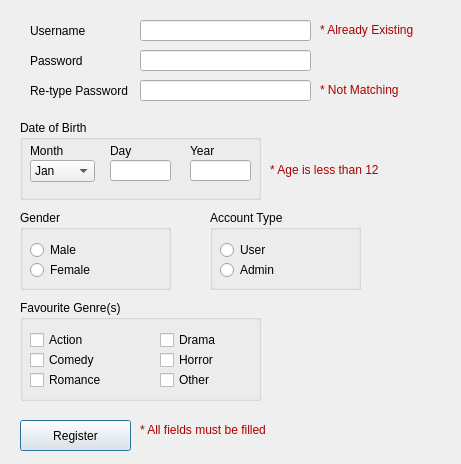
<?xml version="1.0" encoding="UTF-8"?>
<ui version="4.0">
 <class>RegisterWindow</class>
 <widget class="QDialog" name="RegisterWindow">
  <property name="geometry">
   <rect>
    <x>0</x>
    <y>0</y>
    <width>461</width>
    <height>464</height>
   </rect>
  </property>
  <property name="windowTitle">
   <string>Register</string>
  </property>
  <widget class="QLabel" name="labelUsername">
   <property name="geometry">
    <rect>
     <x>30</x>
     <y>20</y>
     <width>111</width>
     <height>21</height>
    </rect>
   </property>
   <property name="text">
    <string>Username</string>
   </property>
  </widget>
  <widget class="QLabel" name="labelPassword">
   <property name="geometry">
    <rect>
     <x>30</x>
     <y>50</y>
     <width>111</width>
     <height>21</height>
    </rect>
   </property>
   <property name="text">
    <string>Password</string>
   </property>
  </widget>
  <widget class="QLabel" name="labelRetype">
   <property name="geometry">
    <rect>
     <x>30</x>
     <y>80</y>
     <width>111</width>
     <height>21</height>
    </rect>
   </property>
   <property name="text">
    <string>Re-type Password</string>
   </property>
  </widget>
  <widget class="QGroupBox" name="groupBoxGender">
   <property name="geometry">
    <rect>
     <x>20</x>
     <y>210</y>
     <width>151</width>
     <height>80</height>
    </rect>
   </property>
   <property name="title">
    <string>Gender</string>
   </property>
   <widget class="QRadioButton" name="radioButtonMale">
    <property name="geometry">
     <rect>
      <x>10</x>
      <y>30</y>
      <width>85</width>
      <height>20</height>
     </rect>
    </property>
    <property name="text">
     <string>Male</string>
    </property>
   </widget>
   <widget class="QRadioButton" name="radioButtonFemale">
    <property name="geometry">
     <rect>
      <x>10</x>
      <y>50</y>
      <width>85</width>
      <height>20</height>
     </rect>
    </property>
    <property name="text">
     <string>Female</string>
    </property>
   </widget>
  </widget>
  <widget class="QLineEdit" name="lineEditUsername">
   <property name="geometry">
    <rect>
     <x>140</x>
     <y>20</y>
     <width>171</width>
     <height>21</height>
    </rect>
   </property>
  </widget>
  <widget class="QLineEdit" name="lineEditPassword">
   <property name="geometry">
    <rect>
     <x>140</x>
     <y>50</y>
     <width>171</width>
     <height>21</height>
    </rect>
   </property>
   <property name="echoMode">
    <enum>QLineEdit::Password</enum>
   </property>
  </widget>
  <widget class="QLineEdit" name="lineEditRetype">
   <property name="geometry">
    <rect>
     <x>140</x>
     <y>80</y>
     <width>171</width>
     <height>21</height>
    </rect>
   </property>
   <property name="echoMode">
    <enum>QLineEdit::Password</enum>
   </property>
  </widget>
  <widget class="QGroupBox" name="groupBoxGenres">
   <property name="geometry">
    <rect>
     <x>20</x>
     <y>300</y>
     <width>241</width>
     <height>101</height>
    </rect>
   </property>
   <property name="title">
    <string>Favourite Genre(s)</string>
   </property>
   <widget class="QCheckBox" name="checkBoxAction">
    <property name="geometry">
     <rect>
      <x>10</x>
      <y>30</y>
      <width>91</width>
      <height>20</height>
     </rect>
    </property>
    <property name="text">
     <string>Action</string>
    </property>
   </widget>
   <widget class="QCheckBox" name="checkBoxComedy">
    <property name="geometry">
     <rect>
      <x>10</x>
      <y>50</y>
      <width>91</width>
      <height>20</height>
     </rect>
    </property>
    <property name="text">
     <string>Comedy</string>
    </property>
   </widget>
   <widget class="QCheckBox" name="checkBoxRomance">
    <property name="geometry">
     <rect>
      <x>10</x>
      <y>70</y>
      <width>91</width>
      <height>20</height>
     </rect>
    </property>
    <property name="text">
     <string>Romance</string>
    </property>
   </widget>
   <widget class="QCheckBox" name="checkBoxDrama">
    <property name="geometry">
     <rect>
      <x>140</x>
      <y>30</y>
      <width>91</width>
      <height>20</height>
     </rect>
    </property>
    <property name="text">
     <string>Drama</string>
    </property>
   </widget>
   <widget class="QCheckBox" name="checkBoxHorror">
    <property name="geometry">
     <rect>
      <x>140</x>
      <y>50</y>
      <width>91</width>
      <height>20</height>
     </rect>
    </property>
    <property name="text">
     <string>Horror</string>
    </property>
   </widget>
   <widget class="QCheckBox" name="checkBoxOtherGenre">
    <property name="geometry">
     <rect>
      <x>140</x>
      <y>70</y>
      <width>91</width>
      <height>20</height>
     </rect>
    </property>
    <property name="text">
     <string>Other</string>
    </property>
   </widget>
  </widget>
  <widget class="QGroupBox" name="groupBoxBirth">
   <property name="geometry">
    <rect>
     <x>20</x>
     <y>120</y>
     <width>241</width>
     <height>80</height>
    </rect>
   </property>
   <property name="title">
    <string>Date of Birth</string>
   </property>
   <widget class="QLineEdit" name="lineEditYear">
    <property name="geometry">
     <rect>
      <x>170</x>
      <y>40</y>
      <width>61</width>
      <height>21</height>
     </rect>
    </property>
   </widget>
   <widget class="QComboBox" name="comboBoxMonth">
    <property name="geometry">
     <rect>
      <x>10</x>
      <y>40</y>
      <width>65</width>
      <height>22</height>
     </rect>
    </property>
    <item>
     <property name="text">
      <string>Jan</string>
     </property>
    </item>
    <item>
     <property name="text">
      <string>Feb</string>
     </property>
    </item>
    <item>
     <property name="text">
      <string>Mar</string>
     </property>
    </item>
    <item>
     <property name="text">
      <string>Apr</string>
     </property>
    </item>
    <item>
     <property name="text">
      <string>May</string>
     </property>
    </item>
    <item>
     <property name="text">
      <string>Jun</string>
     </property>
    </item>
    <item>
     <property name="text">
      <string>Jul</string>
     </property>
    </item>
    <item>
     <property name="text">
      <string>Aug</string>
     </property>
    </item>
    <item>
     <property name="text">
      <string>Sep</string>
     </property>
    </item>
    <item>
     <property name="text">
      <string>Oct</string>
     </property>
    </item>
    <item>
     <property name="text">
      <string>Nov</string>
     </property>
    </item>
    <item>
     <property name="text">
      <string>Dec</string>
     </property>
    </item>
   </widget>
   <widget class="QLabel" name="labelMonth">
    <property name="geometry">
     <rect>
      <x>10</x>
      <y>20</y>
      <width>61</width>
      <height>21</height>
     </rect>
    </property>
    <property name="text">
     <string>Month</string>
    </property>
   </widget>
   <widget class="QLineEdit" name="lineEditDay">
    <property name="geometry">
     <rect>
      <x>90</x>
      <y>40</y>
      <width>61</width>
      <height>21</height>
     </rect>
    </property>
   </widget>
   <widget class="QLabel" name="labelYear">
    <property name="geometry">
     <rect>
      <x>170</x>
      <y>20</y>
      <width>61</width>
      <height>21</height>
     </rect>
    </property>
    <property name="text">
     <string>Year</string>
    </property>
   </widget>
   <widget class="QLabel" name="labelDay">
    <property name="geometry">
     <rect>
      <x>90</x>
      <y>20</y>
      <width>61</width>
      <height>21</height>
     </rect>
    </property>
    <property name="text">
     <string>Day</string>
    </property>
   </widget>
  </widget>
  <widget class="QGroupBox" name="groupBoxAccType">
   <property name="geometry">
    <rect>
     <x>210</x>
     <y>210</y>
     <width>151</width>
     <height>80</height>
    </rect>
   </property>
   <property name="title">
    <string>Account Type</string>
   </property>
   <widget class="QRadioButton" name="radioButtonUser">
    <property name="geometry">
     <rect>
      <x>10</x>
      <y>30</y>
      <width>85</width>
      <height>20</height>
     </rect>
    </property>
    <property name="text">
     <string>User</string>
    </property>
   </widget>
   <widget class="QRadioButton" name="radioButtonAdmin">
    <property name="geometry">
     <rect>
      <x>10</x>
      <y>50</y>
      <width>85</width>
      <height>20</height>
     </rect>
    </property>
    <property name="text">
     <string>Admin</string>
    </property>
   </widget>
  </widget>
  <widget class="QPushButton" name="pushButtonRegister">
   <property name="geometry">
    <rect>
     <x>20</x>
     <y>420</y>
     <width>111</width>
     <height>31</height>
    </rect>
   </property>
   <property name="text">
    <string>Register</string>
   </property>
  </widget>
  <widget class="QLabel" name="labelErrUsername">
   <property name="geometry">
    <rect>
     <x>320</x>
     <y>20</y>
     <width>111</width>
     <height>21</height>
    </rect>
   </property>
   <property name="text">
    <string>&lt;html&gt;&lt;head/&gt;&lt;body&gt;&lt;p&gt;&lt;span style=&quot; color:#aa0000;&quot;&gt;* Already Existing&lt;/span&gt;&lt;/p&gt;&lt;/body&gt;&lt;/html&gt;</string>
   </property>
  </widget>
  <widget class="QLabel" name="labelErrRetype">
   <property name="geometry">
    <rect>
     <x>320</x>
     <y>80</y>
     <width>111</width>
     <height>21</height>
    </rect>
   </property>
   <property name="text">
    <string>&lt;html&gt;&lt;head/&gt;&lt;body&gt;&lt;p&gt;&lt;span style=&quot; color:#aa0000;&quot;&gt;* Not Matching&lt;/span&gt;&lt;/p&gt;&lt;/body&gt;&lt;/html&gt;</string>
   </property>
  </widget>
  <widget class="QLabel" name="labelErrBirth">
   <property name="geometry">
    <rect>
     <x>270</x>
     <y>160</y>
     <width>111</width>
     <height>21</height>
    </rect>
   </property>
   <property name="text">
    <string>&lt;html&gt;&lt;head/&gt;&lt;body&gt;&lt;p&gt;&lt;span style=&quot; color:#aa0000;&quot;&gt;* Age is less than 12&lt;/span&gt;&lt;/p&gt;&lt;/body&gt;&lt;/html&gt;</string>
   </property>
  </widget>
  <widget class="QLabel" name="labelErrAllFields">
   <property name="geometry">
    <rect>
     <x>140</x>
     <y>420</y>
     <width>221</width>
     <height>21</height>
    </rect>
   </property>
   <property name="text">
    <string>&lt;html&gt;&lt;head/&gt;&lt;body&gt;&lt;p&gt;&lt;span style=&quot; color:#aa0000;&quot;&gt;* All fields must be filled&lt;/span&gt;&lt;/p&gt;&lt;/body&gt;&lt;/html&gt;</string>
   </property>
  </widget>
 </widget>
 <resources/>
 <connections/>
</ui>
